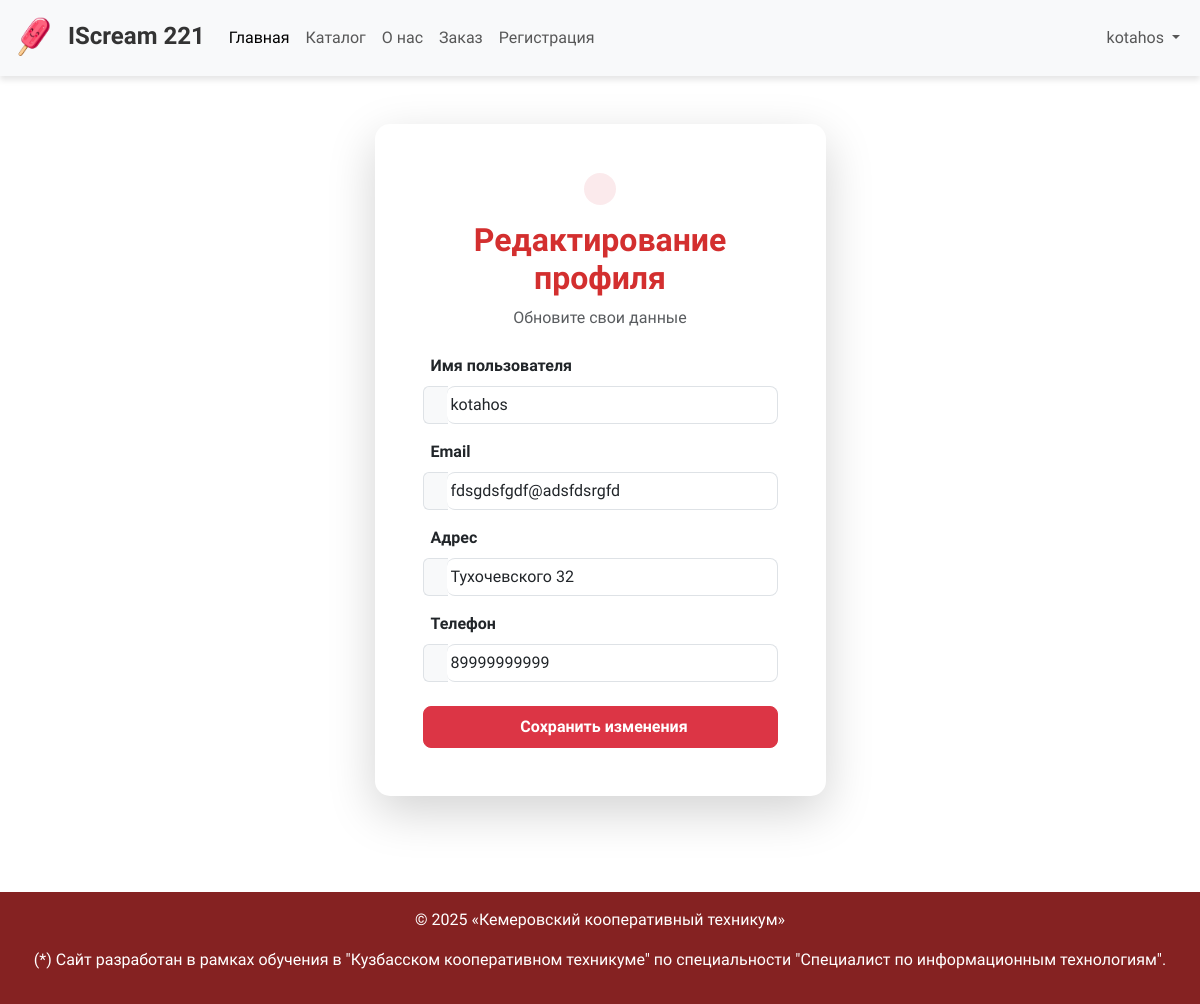
Screenshot of /profile (signed in) with the database file from the repository.
### tables this page shows
CREATE TABLE `users` (
  `id` int(11) NOT NULL,
  `username` varchar(50) NOT NULL,
  `email` varchar(100) NOT NULL,
  `password` varchar(255) NOT NULL,
  `token` varchar(255) NOT NULL,
  `is_verified` tinyint(1) NOT NULL,
  `created_at` datetime NOT NULL DEFAULT current_timestamp(),
  `address` varchar(255) NOT NULL,
  `phone` varchar(20) NOT NULL,
  `avatar` varchar(255) NOT NULL
);

### src/Controllers/UserController.php (called while the page is built, shortened)
<?php
class UserController {
    private UserDBStorage $userStorage;
    public function __construct() {
        if (Config::STORAGE_TYPE === Config::TYPE_DB) {
            $this->userStorage = new UserDBStorage();
        }
    }
    public function profile(): string {
        $userData = $this->userStorage->getUserById((int)$_SESSION['user_id']);
        return UserTemplate::getProfileForm($userData);
    }
}

### src/Router/Router.php (called while the page is built, shortened)
<?php
class Router {
    public function route(string $url): string {
        if (isset($_SESSION['user_id'])) {
            $userStorage = new UserDBStorage();
            $userData = $userStorage->getUserById((int)$_SESSION['user_id']);
            $user_id = $_SESSION['user_id'];
            $username = $userData['username'] ?? '';
        } else {
            $user_id = 0;
            $username = '';
            $avatar = 'path/to/default/avatar.png';
        }
        $path = parse_url($url, PHP_URL_PATH);
        $pieces = explode("/", $path);
        $resource = $pieces[1];
        switch ($resource) {
            case "profile":
                $userController = new UserController();
                if ($_SERVER['REQUEST_METHOD'] === 'POST') {
                    $userController->updateProfile();
                } else {
                    return $userController->profile();
                }
                break;
        }
    }
}

### src/Services/DBStorage.php (called while the page is built, shortened)
<?php
class DBStorage
{
    public function __construct() {
        $this->connection = new PDO(
            Config::MYSQL_DNS,
            Config::MYSQL_USER,
            Config::MYSQL_PASSWORD
        );
    }
}

### src/Services/UserDBStorage.php (called while the page is built, shortened)
<?php
class UserDBStorage extends DBStorage implements ISaveStorage
{
    public function getUserById(int $userId): array
    {
        $stmt = $this->connection->prepare(
            "SELECT id, username, email, address, phone, avatar FROM users WHERE id = ?"
        );
        $stmt->execute([$userId]);
        $user = $stmt->fetch(PDO::FETCH_ASSOC);
        return $user ?: [];
    }
}

### src/Views/UserTemplate.php (the view, shortened to what this page needs)
<?php
class UserTemplate extends BaseTemplate
{
    public static function getProfileForm(array $userData = []): string {
        $template = parent::getTemplate();
        $title = 'Редактирование профиля';
        $username = htmlspecialchars($userData['username'] ?? '');
        $email = htmlspecialchars($userData['email'] ?? '');
        $address = htmlspecialchars($userData['address'] ?? '');
        $phone = htmlspecialchars($userData['phone'] ?? '');
        $content = <<<HTML
        <main class="container">
            <div class="row justify-content-center align-items-start min-vh-100 py-5">
                <div class="col-md-8 col-lg-6 col-xl-5">
                    <div class="card shadow-lg" style="border-radius: 15px; border: none;">
                        <div class="card-body p-5">
                            <div class="text-center mb-4">
                                <div class="bg-danger bg-opacity-10 d-inline-flex p-3 rounded-circle mb-3">
                                </div>
                                <h2 class="fw-bold mb-2" style="color: #d32f2f;">Редактирование профиля</h2>
                                <p class="text-muted">Обновите свои данные</p>
                            </div>
                            <form action="/profile" method="POST" enctype="multipart/form-data">
                                <div class="mb-3">
                                    <label for="usernameInput" class="form-label fw-semibold">
                                        <i class="bi bi-person-fill me-2 text-secondary"></i>Имя пользователя
                                    </label>
                                    <div class="input-group">
                                        <span class="input-group-text bg-light border-end-0">
                                        </span>
                                        <input type="text" name="username" class="form-control border-start-0 ps-1"
                                               id="usernameInput" value="{$username}" required
                                               style="border-radius: 8px;">
                                    </div>
                                </div>
                                <div class="mb-3">
                                    <label for="emailInput" class="form-label fw-semibold">
                                        <i class="bi bi-envelope-fill me-2 text-secondary"></i>Email
                                    </label>
                                    <div class="input-group">
                                        <span class="input-group-text bg-light border-end-0">
                                        </span>
                                        <input type="email" name="email" class="form-control border-start-0 ps-1"
                                               id="emailInput" value="{$email}" required
                                               style="border-radius: 8px;">
                                    </div>
                                </div>
                                <div class="mb-3">
                                    <label for="addressInput" class="form-label fw-semibold">
                                        <i class="bi bi-geo-alt-fill me-2 text-secondary"></i>Адрес
                                    </label>
                                    <div class="input-group">
                                        <span class="input-group-text bg-light border-end-0">
                                        </span>
                                        <input type="text" name="address" class="form-control border-start-0 ps-1"
                                               id="addressInput" value="{$address}"
                                               style="border-radius: 8px;">
                                    </div>
                                </div>
                                <div class="mb-4">
                                    <label for="phoneInput" class="form-label fw-semibold">
                                        <i class="bi bi-telephone-fill me-2 text-secondary"></i>Телефон
                                    </label>
                                    <div class="input-group">
                                        <span class="input-group-text bg-light border-end-0">
                                        </span>
                                        <input type="text" name="phone" class="form-control border-start-0 ps-1"
                                               id="phoneInput" value="{$phone}"
                                               style="border-radius: 8px;">
                                    </div>
                                </div>
                                <button type="submit" class="btn btn-danger w-100 py-2 fw-bold"
                                        style="border-radius: 8px; transition: all 0.3s ease;"
                                        onmouseover="this.style.transform='translateY(-2px)'; this.style.boxShadow='0 4px 12px rgba(211, 47, 47, 0.3)';"
                                        onmouseout="this.style.transform='translateY(0)'; this.style.boxShadow='none';">
                                    <i class="bi bi-save me-2"></i>Сохранить изменения
                                </button>
                            </form>
                        </div>
                    </div>
                </div>
            </div>
        </main>
        HTML;
        $resultTemplate = sprintf($template, $title, $content);
        return $resultTemplate;
    }
}

### src/Views/BaseTemplate.php (shortened to what this page needs)
<?php
class BaseTemplate
{
    public static function getTemplate(): string {
        global $user_id, $username;
        $template = <<<HTML
        <!DOCTYPE html>
        <html lang="ru">
        <head>
            <link rel="stylesheet" href="/assets/css/bootstrap.min.css">
        </head>
        <body>
            <header>
                <nav class="navbar navbar-expand-lg bg-body-tertiary">
                <div class="container-fluid">
                    <a class="navbar-brand" href="#">
                        <img src="/assets/images/10.png" alt="Логотип компании" width="64" height="64">
                        IScream 221
                    </a>
                    <div class="collapse navbar-collapse" id="navbarNav">
                    <ul class="navbar-nav">
                        <li class="nav-item">
                        <a class="nav-link active" aria-current="page" href="/">Главная</a>
                        </li>
                        <li class="nav-item">
                        <a class="nav-link" href="/products">Каталог</a>
                        </li>
                        <li class="nav-item">
                        <a class="nav-link" href="/about">О нас</a>
                        </li>
                        <li class="nav-item">
                        <a class="nav-link" href="/order">Заказ</a>
                        </li>
                        <li class="nav-item">
                        <a class="nav-link" href="/register">Регистрация</a>
                        </li>
                    </ul>
                    </div>
        HTML;
if ($user_id > 0) {
        $template .= <<<HTML
                <ul class="navbar-nav">
                    <li class="nav-item dropdown">
                        <a class="nav-link dropdown-toggle" href="#" id="navbarDropdown" role="button" data-bs-toggle="dropdown" aria-expanded="false">
                        {$username}
                        </a>
                        <ul class="dropdown-menu dropdown-menu-end" aria-labelledby="navbarDropdown">
                            <li><a class="dropdown-item" href="/profile">Профиль</a></li>
                            <li>
                                <hr class="dropdown-divider">
                            </li>
                            <li><a class="dropdown-item" href="/logout">Выход</a></li>
                        </ul>
                    </li>
                </ul>
        HTML;
} else {
    $template .= <<<HTML
        <a class="nav-link p-3" href="/login">
        Вход
        </a>
    HTML;
}
        $template .= "</nav></header>";
        $template.= <<<LINE
            %s
            <footer class="mt-3 p-3">
                <p>© 2025 «Кемеровский кооперативный техникум»</p>
                <p>(*) Сайт разработан в рамках обучения в "Кузбасском кооперативном техникуме" по специальности "Специалист по информационным технологиям".</p>
            </footer>
        </body>
        </html>
        LINE;
        return $template;
    }
}

### rows the page displays
users: username "kotahos", email "fdsgdsfgdf@adsfdsrgfd", address "Тухочевского 32", phone "89999999999"
